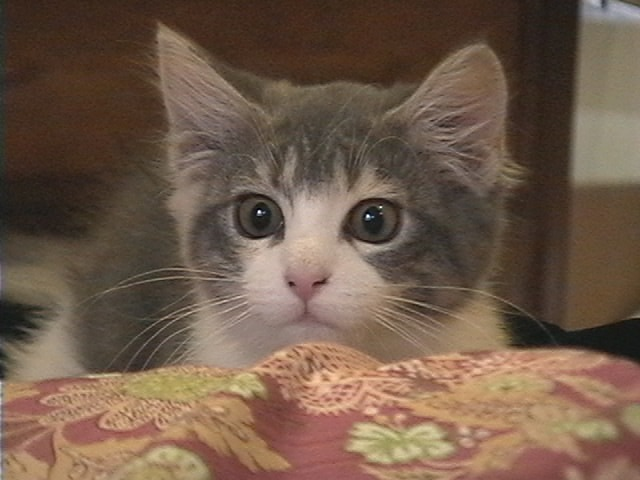
//> input picture image/sample.jpg, 640 x 480 px
$ ./ex2-grayNegapaposi   (built with g++ and OpenCV 4)
//> lines starting //> are read from the running program, lines starting //| are printed output that depends on the picture
// 演習2_グレースケール画像をネガポジ反転

#include <iostream>
#include <opencv2/opencv.hpp>

using namespace std;

void grayN(char *name) {
//> called with name = "sample.jpg"
    cv::Mat image = cv::imread(name);
//> image is the input picture: 480 rows x 640 cols, CV_8UC3; mean B, G, R 74.1, 90.8, 112.8
    cv::Mat gray, grayN;
    if(image.empty()) {
        cout << "画像ファイルを読み込めませんでした" << endl;
        return;
    }

    cv::cvtColor(image, gray, cv::COLOR_RGB2GRAY);
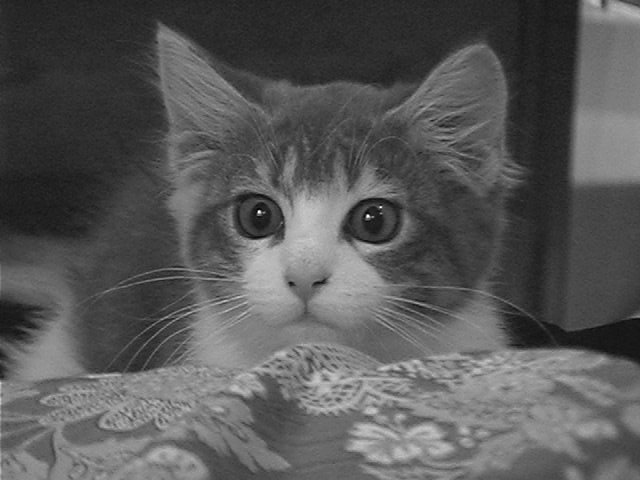
//> gray: 480 rows x 640 cols, CV_8UC1; min 1, max 254, mean 88.3
    grayN = ~gray;
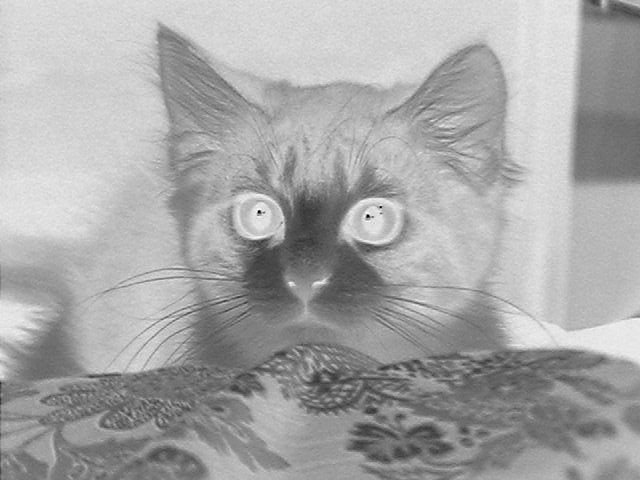
//> grayN: 480 rows x 640 cols, CV_8UC1; min 1, max 254, mean 166.7
    cv::imshow("Input", image);
    cv::imshow("Output-gray", gray);
    cv::imshow("Output-grayN", grayN);
    cv::waitKey();
}

int main(int argc, char **argv) {
    if(argc < 2) {
        grayN("sample.jpg");
    } else {
        grayN(argv[1]);
    }
    return 0;
}

$ run again, with image/InICL1280.jpg copied over image/sample.jpg
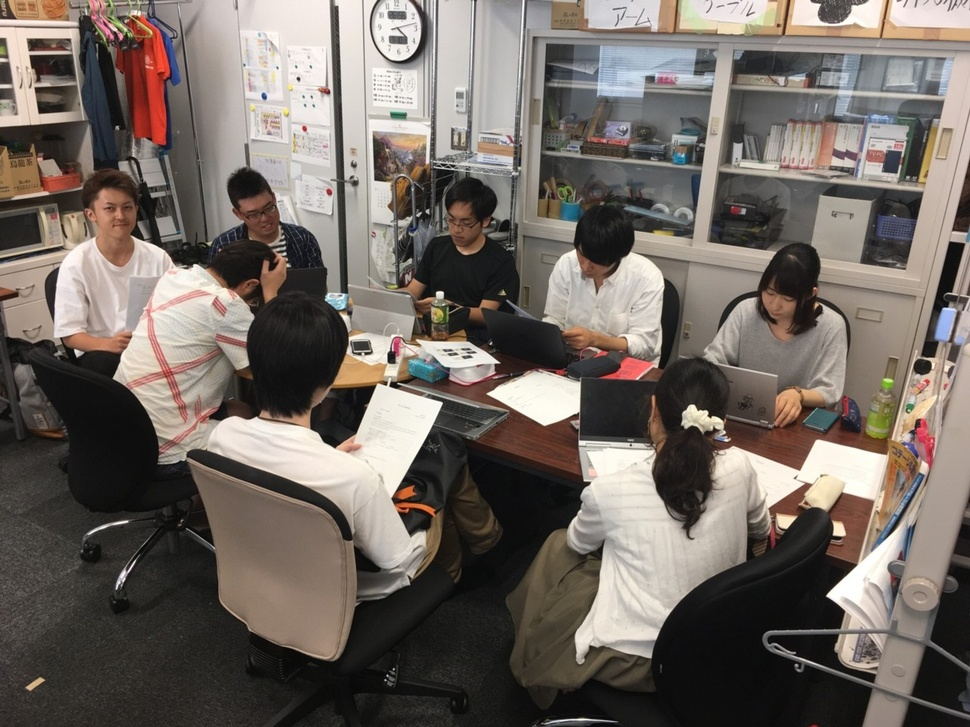
//> input picture image/InICL1280.jpg, 970 x 727 px, shrunk from 1280 x 960 before the run
//> in grayN, image is the input picture: 727 rows x 970 cols, CV_8UC3; mean B, G, R 98.2, 104.8, 113.3
//> in grayN, `cv::cvtColor(image, gray, cv::COLOR_RGB2GRAY);`:
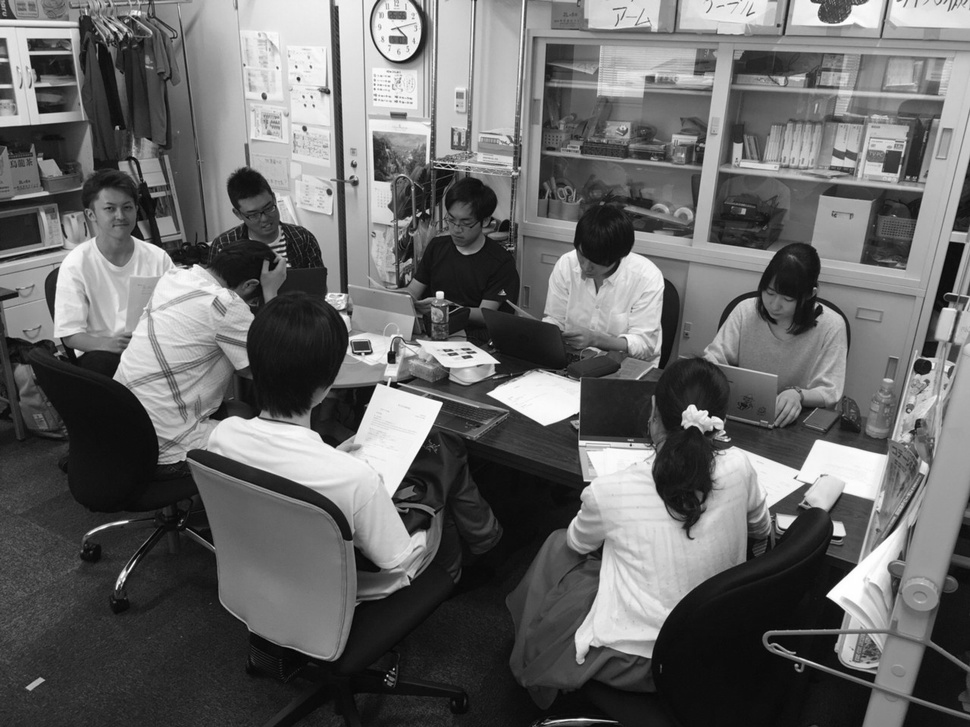
//> gray: 727 rows x 970 cols, CV_8UC1; min 0, max 255, mean 103.8
//> in grayN, `grayN = ~gray;`:
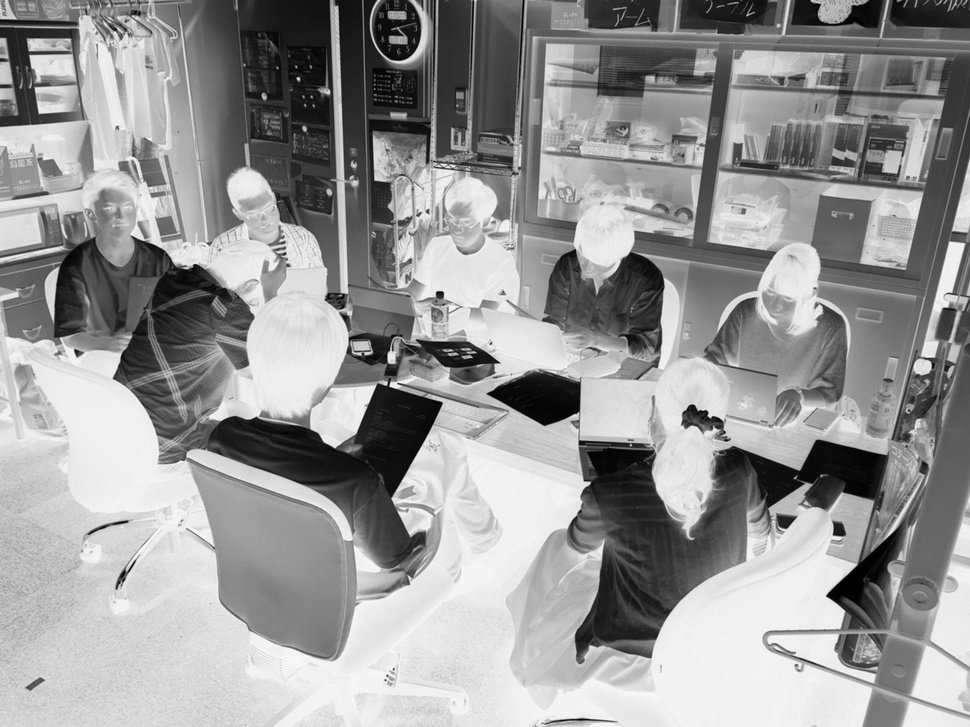
//> grayN: 727 rows x 970 cols, CV_8UC1; min 0, max 255, mean 151.2
